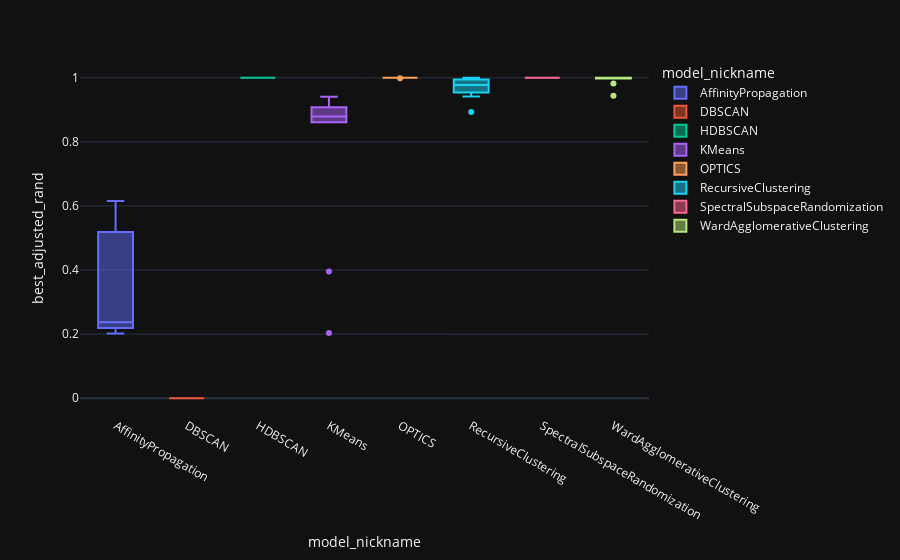

This figure's notebook cell:
### Code cell
df = df_common.copy()
df = df.loc[df['n_samples'] == 1000]
df = df.loc[df['n_features'] == 10000]
df = df.loc[df['pct_random'] == 0.0]
df = df.loc[df['class_sep'] == 50.0]
df = df.sort_values('model_nickname')
fig = px.box(df, x='model_nickname', y='best_adjusted_rand', color='model_nickname')
fig.show()

### Figure 1 — Plotly figure (JSON) as saved in the notebook; plotly's stock layout.template omitted (floating-point values rounded to 4 significant figures)
{"data": [{"alignmentgroup": "True", "hovertemplate": "model_nickname=%{x}<br>best_adjusted_rand=%{y}<extra></extra>", "legendgroup": "AffinityPropagation", "marker": {"color": "#636efa"}, "name": "AffinityPropagation", "notched": false, "offsetgroup": "AffinityPropagation", "orientation": "v", "showlegend": true, "x": ["AffinityPropagation", "AffinityPropagation", "AffinityPropagation", "AffinityPropagation", "AffinityPropagation", "AffinityPropagation", "AffinityPropagation", "AffinityPropagation", "AffinityPropagation", "AffinityPropagation"], "x0": " ", "xaxis": "x", "y": [0.6156, 0.2029, 0.2021, 0.4847, 0.5786, 0.2469, 0.2274, 0.2188, 0.5186, 0.2277], "y0": " ", "yaxis": "y", "type": "box"}, {"alignmentgroup": "True", "hovertemplate": "model_nickname=%{x}<br>best_adjusted_rand=%{y}<extra></extra>", "legendgroup": "DBSCAN", "marker": {"color": "#EF553B"}, "name": "DBSCAN", "notched": false, "offsetgroup": "DBSCAN", "orientation": "v", "showlegend": true, "x": ["DBSCAN", "DBSCAN", "DBSCAN", "DBSCAN", "DBSCAN", "DBSCAN", "DBSCAN", "DBSCAN", "DBSCAN", "DBSCAN"], "x0": " ", "xaxis": "x", "y": [0.0, 0.0, 0.0, 0.0, 0.0, 0.0, 0.0, 0.0, 0.0, 0.0], "y0": " ", "yaxis": "y", "type": "box"}, {"alignmentgroup": "True", "hovertemplate": "model_nickname=%{x}<br>best_adjusted_rand=%{y}<extra></extra>", "legendgroup": "HDBSCAN", "marker": {"color": "#00cc96"}, "name": "HDBSCAN", "notched": false, "offsetgroup": "HDBSCAN", "orientation": "v", "showlegend": true, "x": ["HDBSCAN", "HDBSCAN", "HDBSCAN", "HDBSCAN", "HDBSCAN", "HDBSCAN", "HDBSCAN", "HDBSCAN", "HDBSCAN", "HDBSCAN"], "x0": " ", "xaxis": "x", "y": [1.0, 1.0, 1.0, 1.0, 1.0, 1.0, 1.0, 1.0, 1.0, 1.0], "y0": " ", "yaxis": "y", "type": "box"}, {"alignmentgroup": "True", "hovertemplate": "model_nickname=%{x}<br>best_adjusted_rand=%{y}<extra></extra>", "legendgroup": "KMeans", "marker": {"color": "#ab63fa"}, "name": "KMeans", "notched": false, "offsetgroup": "KMeans", "orientation": "v", "showlegend": true, "x": ["KMeans", "KMeans", "KMeans", "KMeans", "KMeans", "KMeans", "KMeans", "KMeans", "KMeans", "KMeans"], "x0": " ", "xaxis": "x", "y": [0.8692, 0.2034, 0.9409, 0.8612, 0.8611, 0.9069, 0.9233, 0.9085, 0.8886, 0.3955], "y0": " ", "yaxis": "y", "type": "box"}, {"alignmentgroup": "True", "hovertemplate": "model_nickname=%{x}<br>best_adjusted_rand=%{y}<extra></extra>", "legendgroup": "OPTICS", "marker": {"color": "#FFA15A"}, "name": "OPTICS", "notched": false, "offsetgroup": "OPTICS", "orientation": "v", "showlegend": true, "x": ["OPTICS", "OPTICS", "OPTICS", "OPTICS", "OPTICS", "OPTICS", "OPTICS", "OPTICS", "OPTICS", "OPTICS"], "x0": " ", "xaxis": "x", "y": [1.0, 1.0, 1.0, 1.0, 1.0, 1.0, 1.0, 1.0, 1.0, 0.9988], "y0": " ", "yaxis": "y", "type": "box"}, {"alignmentgroup": "True", "hovertemplate": "model_nickname=%{x}<br>best_adjusted_rand=%{y}<extra></extra>", "legendgroup": "RecursiveClustering", "marker": {"color": "#19d3f3"}, "name": "RecursiveClustering", "notched": false, "offsetgroup": "RecursiveClustering", "orientation": "v", "showlegend": true, "x": ["RecursiveClustering", "RecursiveClustering", "RecursiveClustering", "RecursiveClustering", "RecursiveClustering", "RecursiveClustering", "RecursiveClustering", "RecursiveClustering", "RecursiveClustering", "RecursiveClustering"], "x0": " ", "xaxis": "x", "y": [0.9417, 0.9875, 1.0, 0.995, 0.9751, 1.0, 0.8929, 0.968, 0.9544, 0.9801], "y0": " ", "yaxis": "y", "type": "box"}, {"alignmentgroup": "True", "hovertemplate": "model_nickname=%{x}<br>best_adjusted_rand=%{y}<extra></extra>", "legendgroup": "SpectralSubspaceRandomization", "marker": {"color": "#FF6692"}, "name": "SpectralSubspaceRandomization", "notched": false, "offsetgroup": "SpectralSubspaceRandomization", "orientation": "v", "showlegend": true, "x": ["SpectralSubspaceRandomization", "SpectralSubspaceRandomization", "SpectralSubspaceRandomization", "SpectralSubspaceRandomization", "SpectralSubspaceRandomization", "SpectralSubspaceRandomization", "SpectralSubspaceRandomization", "SpectralSubspaceRandomization", "SpectralSubspaceRandomization", "SpectralSubspaceRandomization"], "x0": " ", "xaxis": "x", "y": [1.0, 1.0, 1.0, 1.0, 1.0, 1.0, 1.0, 1.0, 1.0, 1.0], "y0": " ", "yaxis": "y", "type": "box"}, {"alignmentgroup": "True", "hovertemplate": "model_nickname=%{x}<br>best_adjusted_rand=%{y}<extra></extra>", "legendgroup": "WardAgglomerativeClustering", "marker": {"color": "#B6E880"}, "name": "WardAgglomerativeClustering", "notched": false, "offsetgroup": "WardAgglomerativeClustering", "orientation": "v", "showlegend": true, "x": ["WardAgglomerativeClustering", "WardAgglomerativeClustering", "WardAgglomerativeClustering", "WardAgglomerativeClustering", "WardAgglomerativeClustering", "WardAgglomerativeClustering", "WardAgglomerativeClustering", "WardAgglomerativeClustering", "WardAgglomerativeClustering", "WardAgglomerativeClustering"], "x0": " ", "xaxis": "x", "y": [1.0, 1.0, 0.9975, 1.0, 1.0, 1.0, 0.9439, 0.9975, 1.0, 0.9826], "y0": " ", "yaxis": "y", "type": "box"}], "layout": {"xaxis": {"anchor": "y", "domain": [0.0, 1.0], "title": {"text": "model_nickname"}, "categoryorder": "array", "categoryarray": ["AffinityPropagation", "DBSCAN", "HDBSCAN", "KMeans", "OPTICS", "RecursiveClustering", "SpectralSubspaceRandomization", "WardAgglomerativeClustering"]}, "yaxis": {"anchor": "x", "domain": [0.0, 1.0], "title": {"text": "best_adjusted_rand"}}, "legend": {"title": {"text": "model_nickname"}, "tracegroupgap": 0}, "margin": {"t": 60}, "boxmode": "overlay"}}
